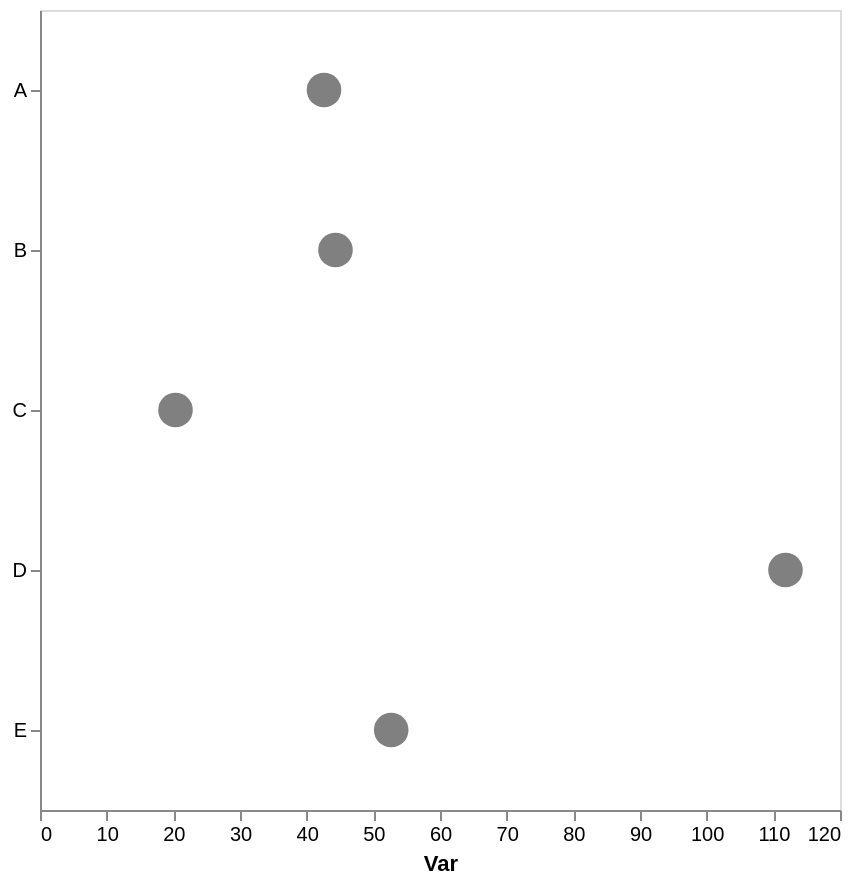

Describe this chart as a Vega-Lite specification.
### Vega-Lite specification from a JSON file in a GitHub repository (floating-point values rounded to 4 significant figures)
{"config": {"view": {"continuousWidth": 300, "continuousHeight": 300}, "axis": {"grid": false}, "bar": {"color": "gray"}}, "data": {"name": "data-290ec3aa5877c2189b5ed0cdf7530524"}, "mark": {"type": "point", "color": "gray", "filled": true, "size": 300}, "encoding": {"x": {"aggregate": "mean", "axis": {"title": "Var"}, "field": "var1", "type": "quantitative"}, "y": {"axis": {"title": null}, "field": "cat", "type": "nominal"}}, "height": 400, "width": 400, "$schema": "https://vega.github.io/schema/vega-lite/v5.17.0.json", "datasets": {"data-290ec3aa5877c2189b5ed0cdf7530524": [{"cat": "E", "var1": 52.31, "var2": 47.21}, {"cat": "B", "var1": 44.32, "var2": 51.74}, {"cat": "D", "var1": 122.6, "var2": 60.29}, {"cat": "A", "var1": 38.94, "var2": 34.58}, {"cat": "D", "var1": 105.0, "var2": 57.27}, {"cat": "E", "var1": 61.98, "var2": 42.63}, {"cat": "C", "var1": 22.75, "var2": 42.78}, {"cat": "E", "var1": 59.23, "var2": 51.47}, {"cat": "E", "var1": 37.2, "var2": 47.01}, {"cat": "A", "var1": 46.26, "var2": 62.9}, {"cat": "D", "var1": 107.9, "var2": 39.3}, {"cat": "C", "var1": 17.9, "var2": 56.51}]}}
